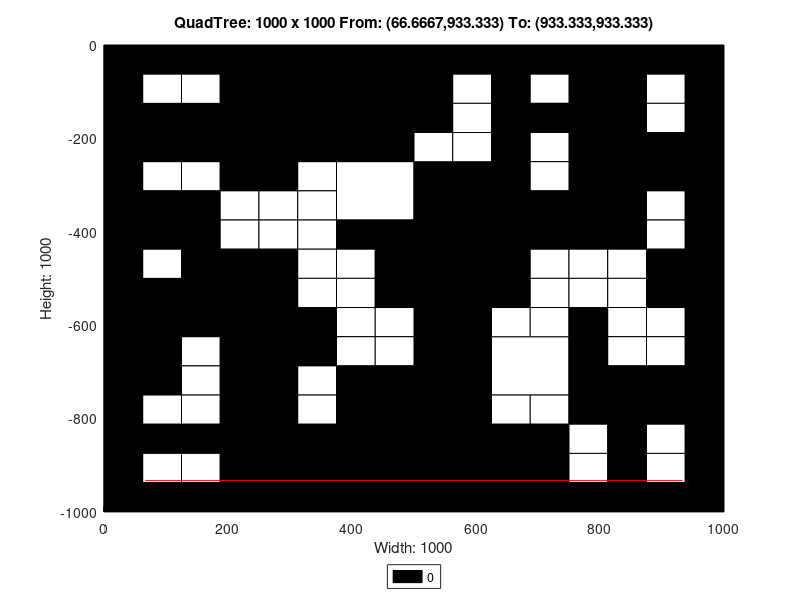

Recreate this plot in MATLAB.
axis([0 1000 -1000 0]);
title('QuadTree: 1000 x 1000 From: (66.6667,933.333) To: (933.333,933.333)');
xlabel('Width: 1000');
ylabel('Height: 1000');
rectangle('Position',[250 -250 250 250], 'FaceColor',[0 0 0]);
rectangle('Position',[0 -250 125 125], 'FaceColor',[0 0 0]);
rectangle('Position',[125 -250 125 125], 'FaceColor',[0 0 0]);
rectangle('Position',[375 -375 125 125], 'FaceColor',[1 1 1]);
rectangle('Position',[750 -125 125 125], 'FaceColor',[0 0 0]);
rectangle('Position',[750 -250 125 125], 'FaceColor',[0 0 0]);
rectangle('Position',[500 -375 125 125], 'FaceColor',[0 0 0]);
rectangle('Position',[500 -500 125 125], 'FaceColor',[0 0 0]);
rectangle('Position',[750 -375 125 125], 'FaceColor',[0 0 0]);
rectangle('Position',[0 -625 125 125], 'FaceColor',[0 0 0]);
rectangle('Position',[125 -625 125 125], 'FaceColor',[0 0 0]);
rectangle('Position',[0 -750 125 125], 'FaceColor',[0 0 0]);
rectangle('Position',[375 -875 125 125], 'FaceColor',[0 0 0]);
rectangle('Position',[250 -1000 125 125], 'FaceColor',[0 0 0]);
rectangle('Position',[375 -1000 125 125], 'FaceColor',[0 0 0]);
rectangle('Position',[500 -625 125 125], 'FaceColor',[0 0 0]);
rectangle('Position',[500 -750 125 125], 'FaceColor',[0 0 0]);
rectangle('Position',[625 -750 125 125], 'FaceColor',[1 1 1]);
rectangle('Position',[500 -875 125 125], 'FaceColor',[0 0 0]);
rectangle('Position',[500 -1000 125 125], 'FaceColor',[0 0 0]);
rectangle('Position',[625 -1000 125 125], 'FaceColor',[0 0 0]);
rectangle('Position',[0 -62.5 62.5 62.5], 'FaceColor',[0 0 0]);
rectangle('Position',[62.5 -62.5 62.5 62.5], 'FaceColor',[0 0 0]);
rectangle('Position',[0 -125 62.5 62.5], 'FaceColor',[0 0 0]);
rectangle('Position',[62.5 -125 62.5 62.5], 'FaceColor',[1 1 1]);
rectangle('Position',[125 -62.5 62.5 62.5], 'FaceColor',[0 0 0]);
rectangle('Position',[187.5 -62.5 62.5 62.5], 'FaceColor',[0 0 0]);
rectangle('Position',[125 -125 62.5 62.5], 'FaceColor',[1 1 1]);
rectangle('Position',[187.5 -125 62.5 62.5], 'FaceColor',[0 0 0]);
rectangle('Position',[0 -312.5 62.5 62.5], 'FaceColor',[0 0 0]);
rectangle('Position',[62.5 -312.5 62.5 62.5], 'FaceColor',[1 1 1]);
rectangle('Position',[0 -375 62.5 62.5], 'FaceColor',[0 0 0]);
rectangle('Position',[62.5 -375 62.5 62.5], 'FaceColor',[0 0 0]);
rectangle('Position',[125 -312.5 62.5 62.5], 'FaceColor',[1 1 1]);
rectangle('Position',[187.5 -312.5 62.5 62.5], 'FaceColor',[0 0 0]);
rectangle('Position',[125 -375 62.5 62.5], 'FaceColor',[0 0 0]);
rectangle('Position',[187.5 -375 62.5 62.5], 'FaceColor',[1 1 1]);
rectangle('Position',[0 -437.5 62.5 62.5], 'FaceColor',[0 0 0]);
rectangle('Position',[62.5 -437.5 62.5 62.5], 'FaceColor',[0 0 0]);
rectangle('Position',[0 -500 62.5 62.5], 'FaceColor',[0 0 0]);
rectangle('Position',[62.5 -500 62.5 62.5], 'FaceColor',[1 1 1]);
rectangle('Position',[125 -437.5 62.5 62.5], 'FaceColor',[0 0 0]);
rectangle('Position',[187.5 -437.5 62.5 62.5], 'FaceColor',[1 1 1]);
rectangle('Position',[125 -500 62.5 62.5], 'FaceColor',[0 0 0]);
rectangle('Position',[187.5 -500 62.5 62.5], 'FaceColor',[0 0 0]);
rectangle('Position',[250 -312.5 62.5 62.5], 'FaceColor',[0 0 0]);
rectangle('Position',[312.5 -312.5 62.5 62.5], 'FaceColor',[1 1 1]);
rectangle('Position',[250 -375 62.5 62.5], 'FaceColor',[1 1 1]);
rectangle('Position',[312.5 -375 62.5 62.5], 'FaceColor',[1 1 1]);
rectangle('Position',[250 -437.5 62.5 62.5], 'FaceColor',[1 1 1]);
rectangle('Position',[312.5 -437.5 62.5 62.5], 'FaceColor',[1 1 1]);
rectangle('Position',[250 -500 62.5 62.5], 'FaceColor',[0 0 0]);
rectangle('Position',[312.5 -500 62.5 62.5], 'FaceColor',[1 1 1]);
rectangle('Position',[375 -437.5 62.5 62.5], 'FaceColor',[0 0 0]);
rectangle('Position',[437.5 -437.5 62.5 62.5], 'FaceColor',[0 0 0]);
rectangle('Position',[375 -500 62.5 62.5], 'FaceColor',[1 1 1]);
rectangle('Position',[437.5 -500 62.5 62.5], 'FaceColor',[0 0 0]);
rectangle('Position',[500 -62.5 62.5 62.5], 'FaceColor',[0 0 0]);
rectangle('Position',[562.5 -62.5 62.5 62.5], 'FaceColor',[0 0 0]);
rectangle('Position',[500 -125 62.5 62.5], 'FaceColor',[0 0 0]);
rectangle('Position',[562.5 -125 62.5 62.5], 'FaceColor',[1 1 1]);
rectangle('Position',[625 -62.5 62.5 62.5], 'FaceColor',[0 0 0]);
rectangle('Position',[687.5 -62.5 62.5 62.5], 'FaceColor',[0 0 0]);
rectangle('Position',[625 -125 62.5 62.5], 'FaceColor',[0 0 0]);
rectangle('Position',[687.5 -125 62.5 62.5], 'FaceColor',[1 1 1]);
rectangle('Position',[500 -187.5 62.5 62.5], 'FaceColor',[0 0 0]);
rectangle('Position',[562.5 -187.5 62.5 62.5], 'FaceColor',[1 1 1]);
rectangle('Position',[500 -250 62.5 62.5], 'FaceColor',[1 1 1]);
rectangle('Position',[562.5 -250 62.5 62.5], 'FaceColor',[1 1 1]);
rectangle('Position',[625 -187.5 62.5 62.5], 'FaceColor',[0 0 0]);
rectangle('Position',[687.5 -187.5 62.5 62.5], 'FaceColor',[0 0 0]);
rectangle('Position',[625 -250 62.5 62.5], 'FaceColor',[0 0 0]);
rectangle('Position',[687.5 -250 62.5 62.5], 'FaceColor',[1 1 1]);
rectangle('Position',[875 -62.5 62.5 62.5], 'FaceColor',[0 0 0]);
rectangle('Position',[937.5 -62.5 62.5 62.5], 'FaceColor',[0 0 0]);
rectangle('Position',[875 -125 62.5 62.5], 'FaceColor',[1 1 1]);
rectangle('Position',[937.5 -125 62.5 62.5], 'FaceColor',[0 0 0]);
rectangle('Position',[875 -187.5 62.5 62.5], 'FaceColor',[1 1 1]);
rectangle('Position',[937.5 -187.5 62.5 62.5], 'FaceColor',[0 0 0]);
rectangle('Position',[875 -250 62.5 62.5], 'FaceColor',[0 0 0]);
rectangle('Position',[937.5 -250 62.5 62.5], 'FaceColor',[0 0 0]);
rectangle('Position',[625 -312.5 62.5 62.5], 'FaceColor',[0 0 0]);
rectangle('Position',[687.5 -312.5 62.5 62.5], 'FaceColor',[1 1 1]);
rectangle('Position',[625 -375 62.5 62.5], 'FaceColor',[0 0 0]);
rectangle('Position',[687.5 -375 62.5 62.5], 'FaceColor',[0 0 0]);
rectangle('Position',[625 -437.5 62.5 62.5], 'FaceColor',[0 0 0]);
rectangle('Position',[687.5 -437.5 62.5 62.5], 'FaceColor',[0 0 0]);
rectangle('Position',[625 -500 62.5 62.5], 'FaceColor',[0 0 0]);
rectangle('Position',[687.5 -500 62.5 62.5], 'FaceColor',[1 1 1]);
rectangle('Position',[875 -312.5 62.5 62.5], 'FaceColor',[0 0 0]);
rectangle('Position',[937.5 -312.5 62.5 62.5], 'FaceColor',[0 0 0]);
rectangle('Position',[875 -375 62.5 62.5], 'FaceColor',[1 1 1]);
rectangle('Position',[937.5 -375 62.5 62.5], 'FaceColor',[0 0 0]);
rectangle('Position',[750 -437.5 62.5 62.5], 'FaceColor',[0 0 0]);
rectangle('Position',[812.5 -437.5 62.5 62.5], 'FaceColor',[0 0 0]);
rectangle('Position',[750 -500 62.5 62.5], 'FaceColor',[1 1 1]);
rectangle('Position',[812.5 -500 62.5 62.5], 'FaceColor',[1 1 1]);
rectangle('Position',[875 -437.5 62.5 62.5], 'FaceColor',[1 1 1]);
rectangle('Position',[937.5 -437.5 62.5 62.5], 'FaceColor',[0 0 0]);
rectangle('Position',[875 -500 62.5 62.5], 'FaceColor',[0 0 0]);
rectangle('Position',[937.5 -500 62.5 62.5], 'FaceColor',[0 0 0]);
rectangle('Position',[125 -687.5 62.5 62.5], 'FaceColor',[1 1 1]);
rectangle('Position',[187.5 -687.5 62.5 62.5], 'FaceColor',[0 0 0]);
rectangle('Position',[125 -750 62.5 62.5], 'FaceColor',[1 1 1]);
rectangle('Position',[187.5 -750 62.5 62.5], 'FaceColor',[0 0 0]);
rectangle('Position',[250 -562.5 62.5 62.5], 'FaceColor',[0 0 0]);
rectangle('Position',[312.5 -562.5 62.5 62.5], 'FaceColor',[1 1 1]);
rectangle('Position',[250 -625 62.5 62.5], 'FaceColor',[0 0 0]);
rectangle('Position',[312.5 -625 62.5 62.5], 'FaceColor',[0 0 0]);
rectangle('Position',[375 -562.5 62.5 62.5], 'FaceColor',[1 1 1]);
rectangle('Position',[437.5 -562.5 62.5 62.5], 'FaceColor',[0 0 0]);
rectangle('Position',[375 -625 62.5 62.5], 'FaceColor',[1 1 1]);
rectangle('Position',[437.5 -625 62.5 62.5], 'FaceColor',[1 1 1]);
rectangle('Position',[250 -687.5 62.5 62.5], 'FaceColor',[0 0 0]);
rectangle('Position',[312.5 -687.5 62.5 62.5], 'FaceColor',[0 0 0]);
rectangle('Position',[250 -750 62.5 62.5], 'FaceColor',[0 0 0]);
rectangle('Position',[312.5 -750 62.5 62.5], 'FaceColor',[1 1 1]);
rectangle('Position',[375 -687.5 62.5 62.5], 'FaceColor',[1 1 1]);
rectangle('Position',[437.5 -687.5 62.5 62.5], 'FaceColor',[1 1 1]);
rectangle('Position',[375 -750 62.5 62.5], 'FaceColor',[0 0 0]);
rectangle('Position',[437.5 -750 62.5 62.5], 'FaceColor',[0 0 0]);
rectangle('Position',[0 -812.5 62.5 62.5], 'FaceColor',[0 0 0]);
rectangle('Position',[62.5 -812.5 62.5 62.5], 'FaceColor',[1 1 1]);
rectangle('Position',[0 -875 62.5 62.5], 'FaceColor',[0 0 0]);
rectangle('Position',[62.5 -875 62.5 62.5], 'FaceColor',[0 0 0]);
rectangle('Position',[125 -812.5 62.5 62.5], 'FaceColor',[1 1 1]);
rectangle('Position',[187.5 -812.5 62.5 62.5], 'FaceColor',[0 0 0]);
rectangle('Position',[125 -875 62.5 62.5], 'FaceColor',[0 0 0]);
rectangle('Position',[187.5 -875 62.5 62.5], 'FaceColor',[0 0 0]);
rectangle('Position',[0 -937.5 62.5 62.5], 'FaceColor',[0 0 0]);
rectangle('Position',[62.5 -937.5 62.5 62.5], 'FaceColor',[1 1 1]);
rectangle('Position',[0 -1000 62.5 62.5], 'FaceColor',[0 0 0]);
rectangle('Position',[62.5 -1000 62.5 62.5], 'FaceColor',[0 0 0]);
rectangle('Position',[125 -937.5 62.5 62.5], 'FaceColor',[1 1 1]);
rectangle('Position',[187.5 -937.5 62.5 62.5], 'FaceColor',[0 0 0]);
rectangle('Position',[125 -1000 62.5 62.5], 'FaceColor',[0 0 0]);
rectangle('Position',[187.5 -1000 62.5 62.5], 'FaceColor',[0 0 0]);
rectangle('Position',[250 -812.5 62.5 62.5], 'FaceColor',[0 0 0]);
rectangle('Position',[312.5 -812.5 62.5 62.5], 'FaceColor',[1 1 1]);
rectangle('Position',[250 -875 62.5 62.5], 'FaceColor',[0 0 0]);
rectangle('Position',[312.5 -875 62.5 62.5], 'FaceColor',[0 0 0]);
rectangle('Position',[625 -562.5 62.5 62.5], 'FaceColor',[0 0 0]);
rectangle('Position',[687.5 -562.5 62.5 62.5], 'FaceColor',[1 1 1]);
rectangle('Position',[625 -625 62.5 62.5], 'FaceColor',[1 1 1]);
rectangle('Position',[687.5 -625 62.5 62.5], 'FaceColor',[1 1 1]);
rectangle('Position',[750 -562.5 62.5 62.5], 'FaceColor',[1 1 1]);
rectangle('Position',[812.5 -562.5 62.5 62.5], 'FaceColor',[1 1 1]);
rectangle('Position',[750 -625 62.5 62.5], 'FaceColor',[0 0 0]);
rectangle('Position',[812.5 -625 62.5 62.5], 'FaceColor',[1 1 1]);
rectangle('Position',[875 -562.5 62.5 62.5], 'FaceColor',[0 0 0]);
rectangle('Position',[937.5 -562.5 62.5 62.5], 'FaceColor',[0 0 0]);
rectangle('Position',[875 -625 62.5 62.5], 'FaceColor',[1 1 1]);
rectangle('Position',[937.5 -625 62.5 62.5], 'FaceColor',[0 0 0]);
rectangle('Position',[750 -687.5 62.5 62.5], 'FaceColor',[0 0 0]);
rectangle('Position',[812.5 -687.5 62.5 62.5], 'FaceColor',[1 1 1]);
rectangle('Position',[750 -750 62.5 62.5], 'FaceColor',[0 0 0]);
rectangle('Position',[812.5 -750 62.5 62.5], 'FaceColor',[0 0 0]);
rectangle('Position',[875 -687.5 62.5 62.5], 'FaceColor',[1 1 1]);
rectangle('Position',[937.5 -687.5 62.5 62.5], 'FaceColor',[0 0 0]);
rectangle('Position',[875 -750 62.5 62.5], 'FaceColor',[0 0 0]);
rectangle('Position',[937.5 -750 62.5 62.5], 'FaceColor',[0 0 0]);
rectangle('Position',[625 -812.5 62.5 62.5], 'FaceColor',[1 1 1]);
rectangle('Position',[687.5 -812.5 62.5 62.5], 'FaceColor',[1 1 1]);
rectangle('Position',[625 -875 62.5 62.5], 'FaceColor',[0 0 0]);
rectangle('Position',[687.5 -875 62.5 62.5], 'FaceColor',[0 0 0]);
rectangle('Position',[750 -812.5 62.5 62.5], 'FaceColor',[0 0 0]);
rectangle('Position',[812.5 -812.5 62.5 62.5], 'FaceColor',[0 0 0]);
rectangle('Position',[750 -875 62.5 62.5], 'FaceColor',[1 1 1]);
rectangle('Position',[812.5 -875 62.5 62.5], 'FaceColor',[0 0 0]);
rectangle('Position',[875 -812.5 62.5 62.5], 'FaceColor',[0 0 0]);
rectangle('Position',[937.5 -812.5 62.5 62.5], 'FaceColor',[0 0 0]);
rectangle('Position',[875 -875 62.5 62.5], 'FaceColor',[1 1 1]);
rectangle('Position',[937.5 -875 62.5 62.5], 'FaceColor',[0 0 0]);
rectangle('Position',[750 -937.5 62.5 62.5], 'FaceColor',[1 1 1]);
rectangle('Position',[812.5 -937.5 62.5 62.5], 'FaceColor',[0 0 0]);
rectangle('Position',[750 -1000 62.5 62.5], 'FaceColor',[0 0 0]);
rectangle('Position',[812.5 -1000 62.5 62.5], 'FaceColor',[0 0 0]);
rectangle('Position',[875 -937.5 62.5 62.5], 'FaceColor',[1 1 1]);
rectangle('Position',[937.5 -937.5 62.5 62.5], 'FaceColor',[0 0 0]);
rectangle('Position',[875 -1000 62.5 62.5], 'FaceColor',[0 0 0]);
rectangle('Position',[937.5 -1000 62.5 62.5], 'FaceColor',[0 0 0]);
X=[933.333,66.6667];
Y=[-933.333,-933.333];
hold on;
plot(X,Y,'r');
legend('0','Location','southoutside');
